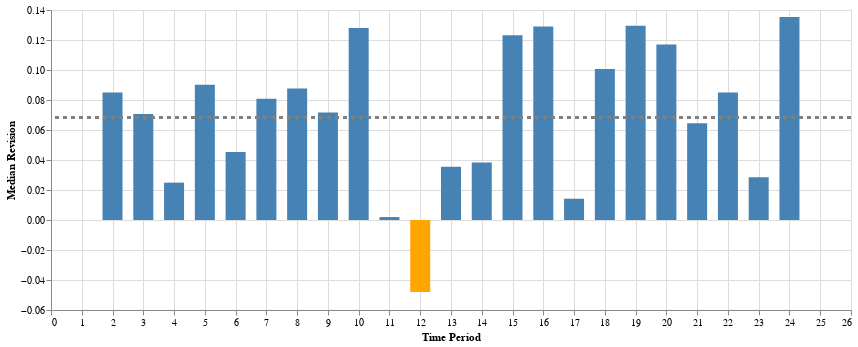

Notebook cell for this chart:
### Code cell
plot_series_revision(revision(rf_series, in_place=True, smooth=False), smooth=False)

### Figure 1 — Vega-Lite specification as saved in the notebook (floating-point values rounded to 4 significant figures)
{"$schema": "https://vega.github.io/schema/vega-lite/v5.16.3.json", "config": {"view": {"continuousHeight": 300, "continuousWidth": 300}}, "data": {"name": "data-36456794d9eaa7a6b85daf20387b3445"}, "datasets": {"data-36456794d9eaa7a6b85daf20387b3445": [{"mean": 0, "median": 0, "period": 1}, {"mean": 0.05842, "median": 0.08498, "period": 2}, {"mean": 0.06171, "median": 0.07066, "period": 3}, {"mean": 0.04778, "median": 0.02491, "period": 4}, {"mean": 0.0736, "median": 0.09012, "period": 5}, {"mean": 0.03804, "median": 0.04532, "period": 6}, {"mean": 0.01163, "median": 0.08082, "period": 7}, {"mean": 0.102, "median": 0.08761, "period": 8}, {"mean": 0.04886, "median": 0.07171, "period": 9}, {"mean": 0.1048, "median": 0.1281, "period": 10}, {"mean": 0.03597, "median": 0.001959, "period": 11}, {"mean": -0.03932, "median": -0.04799, "period": 12}, {"mean": 0.05949, "median": 0.03557, "period": 13}, {"mean": 0.0444, "median": 0.03839, "period": 14}, {"mean": 0.1341, "median": 0.1232, "period": 15}, {"mean": 0.1009, "median": 0.129, "period": 16}, {"mean": 0.05405, "median": 0.01419, "period": 17}, {"mean": 0.03769, "median": 0.1006, "period": 18}, {"mean": 0.1243, "median": 0.1296, "period": 19}, {"mean": 0.06724, "median": 0.117, "period": 20}, {"mean": 0.05545, "median": 0.06455, "period": 21}, {"mean": 0.07083, "median": 0.08508, "period": 22}, {"mean": 0.0441, "median": 0.02851, "period": 23}, {"mean": 0.1139, "median": 0.1353, "period": 24}]}, "height": 300, "layer": [{"encoding": {"color": {"condition": {"test": "(datum['median'] > 0)", "value": "steelblue"}, "value": "orange"}, "x": {"field": "period", "title": "Time Period", "type": "quantitative"}, "y": {"field": "median", "title": "Median Revision", "type": "quantitative"}}, "mark": {"size": 20, "type": "bar"}}, {"encoding": {"y": {"aggregate": "mean", "field": "median", "type": "quantitative"}}, "mark": {"color": "gray", "size": 3, "strokeDash": [4, 4], "type": "rule"}}], "width": 800}
